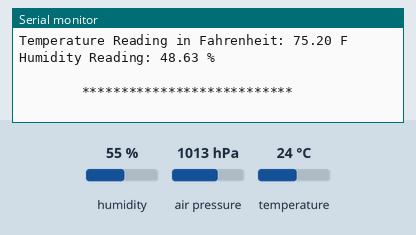
A sketch run on a simulated Arduino Uno, built with avr-gcc and run on an emulated ATmega328P. On the bench: the last lines printed to the serial monitor. Wiring (inferred from the names in the program): BME280 sensor at I2C address 0x76. Inputs (shaded band) come from the test bench; at power-on: humidity 55 %, air pressure 1013 hPa, temperature 24 °C.

Above: at 1.7 s.
1.8 s: humidity set to 22 %
At 3.0 s:
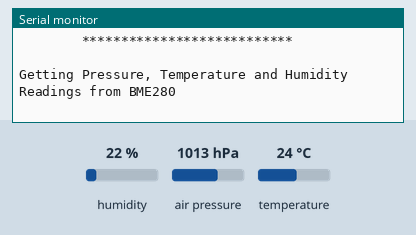
3.3 s: air pressure set to 952 hPa
At 4.2 s:
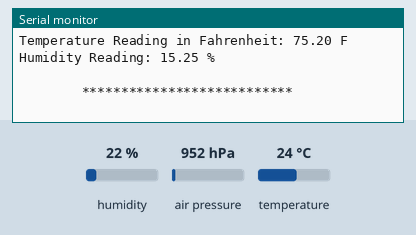
4.8 s: temperature set to 12 °C
At 7.0 s:
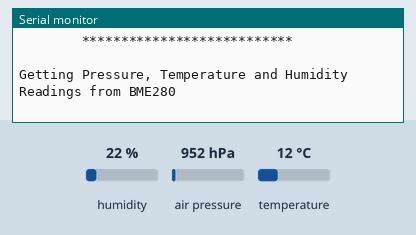
Timing chart, 0 to 8.5 s (numbered marks = the images above; inputs shaded):
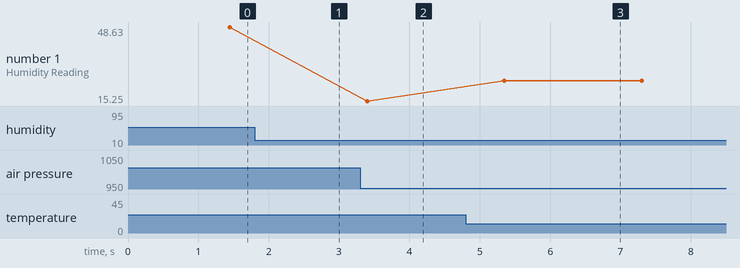

The sketch:

BME280_Example.ino
```cpp
/**************************************************************************/
/*
        Distributed with a free-will license.
        Use it any way you want, profit or free, provided it fits in the licenses of its associated works.
        BME280
        This code is designed to work with the BME280_I2CS I2C Mini Module available from ControlEverything.com.
        https://www.controleverything.com/content/Accelerometer?sku=BME280_I2CS_A01#tabs-0-product_tabset-2
*/
/**************************************************************************/

#include <Wire.h>
#include <BME280.h>

BME280 bme;

void setup(void)
{
    Serial.begin(9600);

    // The address can be changed making the option of connecting multiple devices
    bme.getAddr_BME280(BME280_DEFAULT_ADDRESS);     // 0x76
    // bme.getAddr_BME280(BME280_ADDRESS_UPDATED);  // 0x77

    /*
    // Humidity, Pressure and Temperature Oversampling, Mode Status
    // Controls Inactive Duration tstandby in Normal Mode
    // Controls the Time Constant of the IIR Filter and SPI Wire Mode.
    // These functions can be modified and added here so that the parameters can be altered as per requirement
    */

    bme.begin();
    delay(500);
}

void loop(void)
{
    byte error;
    int8_t address;

    address = bme.bme_i2cAddress;
    // The i2c_scanner uses the return value of
    // the Write.endTransmisstion to see if
    // a device did acknowledge to the address.
    Wire.beginTransmission(address);
    error = Wire.endTransmission();
    if (error == 0)
    {

        Serial.println("Getting Pressure, Temperature and Humidity Readings from BME280");
        Serial.println(" ");
        // Set up the sensor
        bme.setUpSampling();
        delay(500);
        // Display the results for for Pressure, Temperature and Humidity values
        bme.Measure_Sensor();

        // Output data to screen
        Serial.print("Digital Pressure Reading: ");
        Serial.print(bme.bme_sensorData.P/100.0);
        Serial.println(" hPa");
        Serial.print("Temperature Reading in Celsius: ");
        Serial.print(bme.bme_sensorData.T);
        Serial.println(" C");
        Serial.print("Temperature Reading in Fahrenheit: ");
        Serial.print(bme.bme_sensorData.T * 1.8 + 32);
        Serial.println(" F");
        Serial.print("Humidity Reading: ");
        Serial.print(bme.bme_sensorData.H);
        Serial.println(" %");
        Serial.println(" ");
        Serial.println("        ***************************        ");
        Serial.println(" ");
    }
    else
    {
        Serial.println("BME280 Disconnected!");
        Serial.println(" ");
        Serial.println("        ************        ");
        Serial.println(" ");
    }

    delay(1000);
}
```

Measured:
- after the input at 4.8 s, the serial monitor: prints a new line after 0.46 s (image 3)
- plotted number 1: 15.25 → 24.29 after the input at 4.8 s
